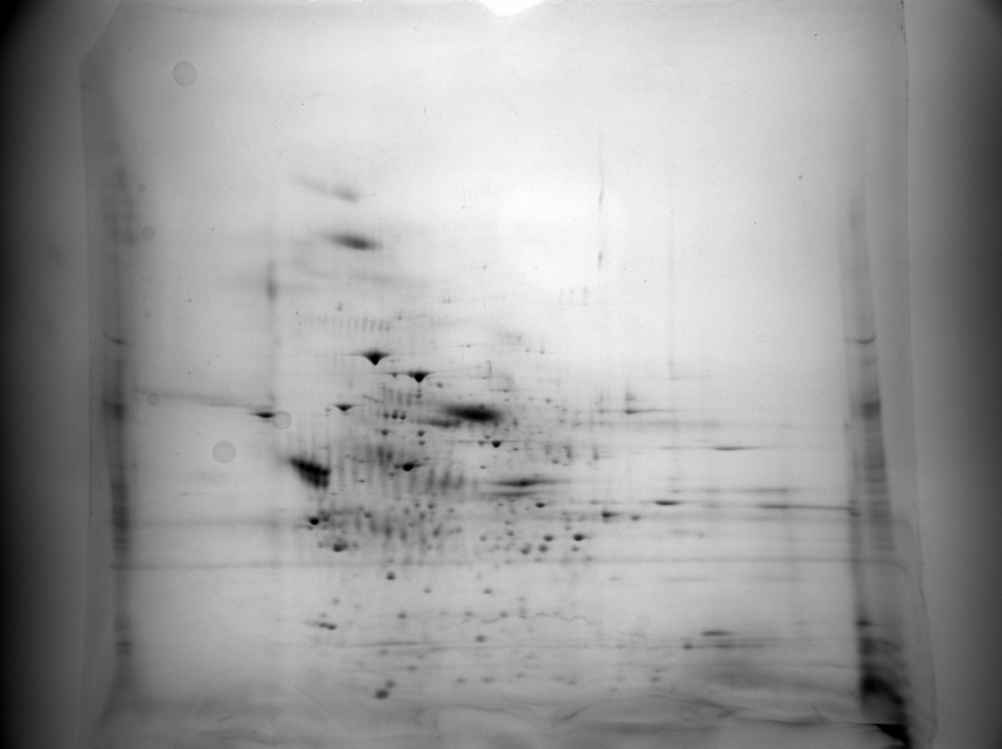
#> input picture tests/enumerated/2.jpg, 6008 x 4489 px, found by its file name (shown at 1/6 size)
$ jupyter execute --allow-errors '2. Training and Detection.ipynb'   (shell and % lines are left out)   (text cells are left out)
#> lines starting #> are read from the running program, lines starting #| are printed output that depends on the picture; after the words box and inside, x2 and y2 are one past the last pixel; in counts of white or black regions, pixels touching at a corner belong together
[cell 1]
import os

[cell 2]
CUSTOM_MODEL_NAME = 'my_ssd_mobnet'
PRETRAINED_MODEL_NAME = 'ssd_mobilenet_v2_fpnlite_320x320_coco17_tpu-8'
PRETRAINED_MODEL_URL = 'http://download.tensorflow.org/models/object_detection/tf2/20200711/ssd_mobilenet_v2_fpnlite_320x320_coco17_tpu-8.tar.gz'
TF_RECORD_SCRIPT_NAME = 'generate_tfrecord.py'
LABEL_MAP_NAME = 'label_map.pbtxt'

[cell 3]
paths = {
    'WORKSPACE_PATH': os.path.join('Tensorflow', 'workspace'),
    'SCRIPTS_PATH': os.path.join('Tensorflow','scripts'),
    'APIMODEL_PATH': os.path.join('Tensorflow','models'),
    'ANNOTATION_PATH': os.path.join('Tensorflow', 'workspace','annotations'),
    'IMAGE_PATH': os.path.join('Tensorflow', 'workspace','images'),
    'MODEL_PATH': os.path.join('Tensorflow', 'workspace','models'),
    'PRETRAINED_MODEL_PATH': os.path.join('Tensorflow', 'workspace','pre-trained-models'),
    'CHECKPOINT_PATH': os.path.join('Tensorflow', 'workspace','models',CUSTOM_MODEL_NAME),
    'OUTPUT_PATH': os.path.join('Tensorflow', 'workspace','models',CUSTOM_MODEL_NAME, 'export'),
    'TFJS_PATH':os.path.join('Tensorflow', 'workspace','models',CUSTOM_MODEL_NAME, 'tfjsexport'),
    'TFLITE_PATH':os.path.join('Tensorflow', 'workspace','models',CUSTOM_MODEL_NAME, 'tfliteexport'),
    'PROTOC_PATH':os.path.join('Tensorflow','protoc')
 }

[cell 4]
files = {
    'PIPELINE_CONFIG':os.path.join('Tensorflow', 'workspace','models', CUSTOM_MODEL_NAME, 'pipeline.config'),
    'TF_RECORD_SCRIPT': os.path.join(paths['SCRIPTS_PATH'], TF_RECORD_SCRIPT_NAME),
    'LABELMAP': os.path.join(paths['ANNOTATION_PATH'], LABEL_MAP_NAME)
}

[cell 5]
for path in paths.values():
    if not os.path.exists(path):
        if os.name == 'posix':
            !mkdir -p {path}
        if os.name == 'nt':
            !mkdir {path}

[cell 6]
# https://www.tensorflow.org/install/source_windows

[cell 7]
if os.name=='nt':
    !pip install wget

[cell 8]
if os.name=='nt':
    import wget

[cell 9]
if not os.path.exists(os.path.join(paths['APIMODEL_PATH'], 'research', 'object_detection')):
    !git clone https://github.com/tensorflow/models {paths['APIMODEL_PATH']}

[cell 10]
# Install Tensorflow Object Detection
if os.name=='posix':
    !apt-get install protobuf-compiler
    !cd Tensorflow/models/research && protoc object_detection/protos/*.proto --python_out=. && cp object_detection/packages/tf2/setup.py . && python -m pip install .

if os.name=='nt':

    print("nt")
    url="https://github.com/protocolbuffers/protobuf/releases/download/v25.1/protoc-25.1-win64.zip"
    wget.download(url)
    print("downloaded")
    !move protoc-25.1-win64.zip {paths['PROTOC_PATH']}
    print("moved")
    !cd {paths['PROTOC_PATH']} && tar -xf protoc-25.1-win64.zip
    print("tared")
    !pip install sacrebleu
    os.environ['PATH'] += os.pathsep + os.path.abspath(os.path.join(paths['PROTOC_PATH'], 'bin'))
    !cd Tensorflow/models/research && protoc object_detection/protos/*.proto --python_out=. && copy object_detection\\packages\\tf2\\setup.py setup.py && python setup.py build && python setup.py install
    print("cd done !")

[cell 11]
!cd Tensorflow/models/research/slim && pip install -e .

#> (a cell that did not finish here is left out)

[cell 13]
VERIFICATION_SCRIPT = os.path.join(paths['APIMODEL_PATH'], 'research', 'object_detection', 'builders', 'model_builder_tf2_test.py')
# Verify Installation

[cell 14]
import object_detection

[cell 15]
if os.name =='posix':
    !wget {PRETRAINED_MODEL_URL}
    !mv {PRETRAINED_MODEL_NAME+'.tar.gz'} {paths['PRETRAINED_MODEL_PATH']}
    !cd {paths['PRETRAINED_MODEL_PATH']} && tar -zxvf {PRETRAINED_MODEL_NAME+'.tar.gz'}
if os.name == 'nt':
    wget.download(PRETRAINED_MODEL_URL)
    # print(f"move {PRETRAINED_MODEL_NAME+'.tar.gz'} {paths['PRETRAINED_MODEL_PATH']}")
    # print(f"cd {paths['PRETRAINED_MODEL_PATH']} && tar -zxvf {PRETRAINED_MODEL_NAME+'.tar.gz'}")

    !move {PRETRAINED_MODEL_NAME+'.tar.gz'} {paths['PRETRAINED_MODEL_PATH']}
    !cd {paths['PRETRAINED_MODEL_PATH']} && tar -zxvf {PRETRAINED_MODEL_NAME+'.tar.gz'}

[cell 16]
labels = [{'name':'protein', 'id':1}]

with open(files['LABELMAP'], 'w') as f:
    for label in labels:
        f.write('item { \n')
        f.write('\tname:\'{}\'\n'.format(label['name']))
        f.write('\tid:{}\n'.format(label['id']))
        f.write('}\n')

[cell 17]
# OPTIONAL IF RUNNING ON COLAB
ARCHIVE_FILES = os.path.join(paths['IMAGE_PATH'], 'archive.tar.gz')
if os.path.exists(ARCHIVE_FILES):
  !tar -zxvf {ARCHIVE_FILES}

[cell 18]
if not os.path.exists(files['TF_RECORD_SCRIPT']):
    !git clone https://github.com/nicknochnack/GenerateTFRecord {paths['SCRIPTS_PATH']}

[cell 19]
if os.name =='posix':
    !cp {os.path.join(paths['PRETRAINED_MODEL_PATH'], PRETRAINED_MODEL_NAME, 'pipeline.config')} {os.path.join(paths['CHECKPOINT_PATH'])}
if os.name == 'nt':
    !copy {os.path.join(paths['PRETRAINED_MODEL_PATH'], PRETRAINED_MODEL_NAME, 'pipeline.config')} {os.path.join(paths['CHECKPOINT_PATH'])}

[cell 20]
import tensorflow as tf
from object_detection.utils import config_util
from object_detection.protos import pipeline_pb2
from google.protobuf import text_format

#> (a cell that did not finish here is left out)

#> (a cell that did not finish here is left out)

#> (a cell that did not finish here is left out)

#> (a cell that did not finish here is left out)

#> (a cell that did not finish here is left out)

[cell 26]
TRAINING_SCRIPT = os.path.join(paths['APIMODEL_PATH'], 'research', 'object_detection', 'model_main_tf2.py')

[cell 27]
command = "python {} --model_dir={} --pipeline_config_path={} --num_train_steps=5000".format(TRAINING_SCRIPT, paths['CHECKPOINT_PATH'],files['PIPELINE_CONFIG'])

[cell 28]
print(command)

[cell 29]
command = "python {} --model_dir={} --pipeline_config_path={} --checkpoint_dir={}".format(TRAINING_SCRIPT, paths['CHECKPOINT_PATH'],files['PIPELINE_CONFIG'], paths['CHECKPOINT_PATH'])

[cell 30]
print(command)

[cell 31]
import os
import tensorflow as tf
from object_detection.utils import label_map_util
from object_detection.utils import visualization_utils as viz_utils
from object_detection.builders import model_builder
from object_detection.utils import config_util

#> (a cell that did not finish here is left out)

[cell 33]
import cv2
import numpy as np
from matplotlib import pyplot as plt
from PIL import Image

#> (a cell that did not finish here is left out)

[cell 35]
IMAGE_PATH = os.path.join(paths['IMAGE_PATH'], 'test', '2.jpg')

[cell 36]
img = cv2.imread(IMAGE_PATH)
#> img is the input picture: shape (4489, 6008, 3); min 0, max 255, mean 156.9
image_np = np.array(img)

#> (the rest of this cell did not finish here and is left out)

[cell 37]
from PIL import Image

image = Image.open(IMAGE_PATH)
crops_count_x, crops_count_y = 10, 10
crop_width, crop_height = image.width // crops_count_x, image.height // crops_count_y
#> crop_width = 600; crop_height = 448
def crop(crop_width, crop_height):
#> called with crop_width = 600, crop_height = 448
    images_map = []
    for y in range(crops_count_y):
        a = []
        for x in range(crops_count_x):
            # print(x, y)
            x_start, y_start = x * crop_width, y * crop_height
            a.append(image.crop((x_start, y_start, x_start + crop_width, y_start + crop_height)))
        images_map.append(a)
#> after the loop, images_map = 10 items
    return images_map
def pair(images_map):
    new_image = Image.new("RGB", image.size, (255, 255, 255))
    for y in range(crops_count_y):
        for x in range(crops_count_x):
            img = images_map[y][x]
            new_image.paste(img, (x * crop_width, y * crop_height))
    return new_image
images = crop(crop_width, crop_height)
#> images = 10 items
#> (the rest of this cell did not finish here and is left out)

[cell 38]
# Тестирование алгоритма фельштруднига

[cell 39]
import cv2 as cv
import numpy as np
from matplotlib import pyplot as plt
IMAGE_PATH = os.path.join(paths['IMAGE_PATH'], 'test', '1.jpg')

img = cv.imread(IMAGE_PATH, cv.IMREAD_GRAYSCALE)
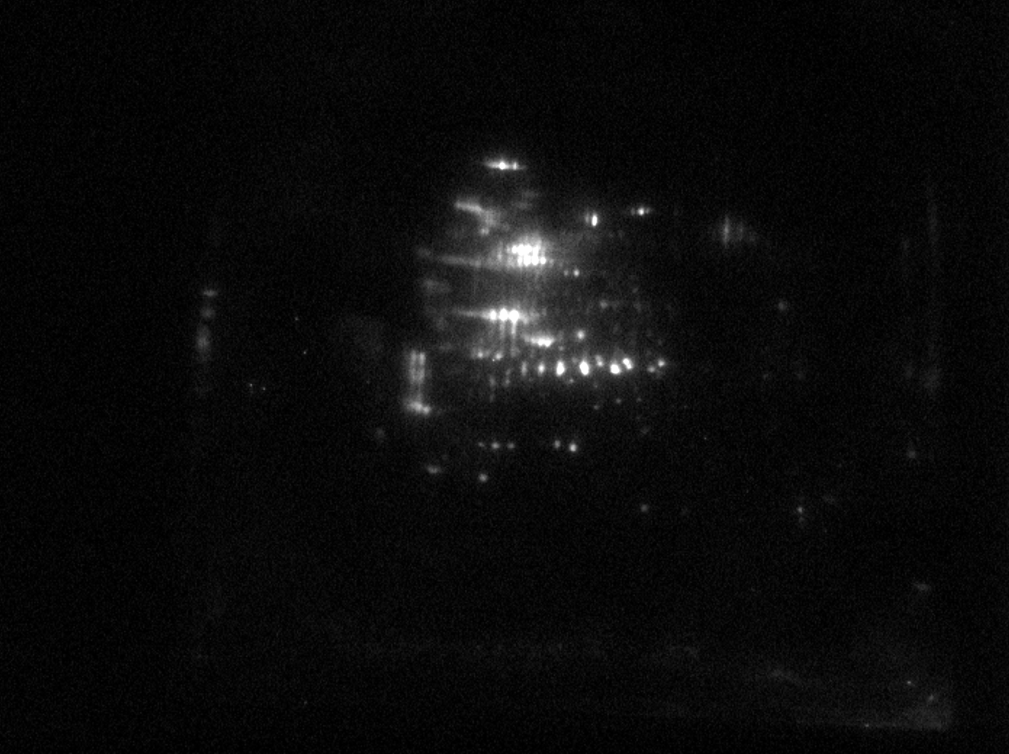
#> input picture tests/enumerated/1.jpg, 6052 x 4521 px, found by its file name (shown at 1/6 size)
#> img is the input picture: shape (4521, 6052); min 0, max 255, mean 10.7
assert img is not None, "file could not be read, check with os.path.exists()"
ret,thresh1 = cv.threshold(img,127,255,cv.THRESH_BINARY)
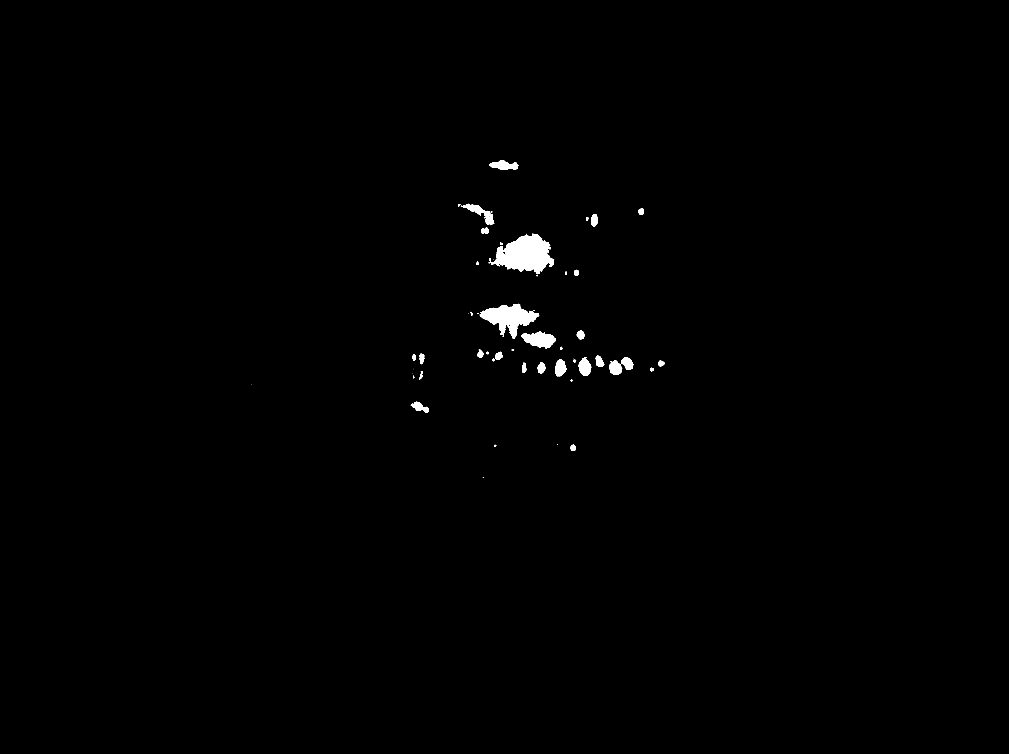
#> thresh1: shape (4521, 6052) (shown at 1/6 size); 0.57% white; 63 white regions (17 under 20 px), largest, box (x1, y1, x2, y2) and area: (2963, 1403, 3325, 1645) 53418, (2879, 1823, 3235, 2034) 33902, (3130, 1990, 3335, 2090) 12583
ret,thresh2 = cv.threshold(img,127,255,cv.THRESH_BINARY_INV)
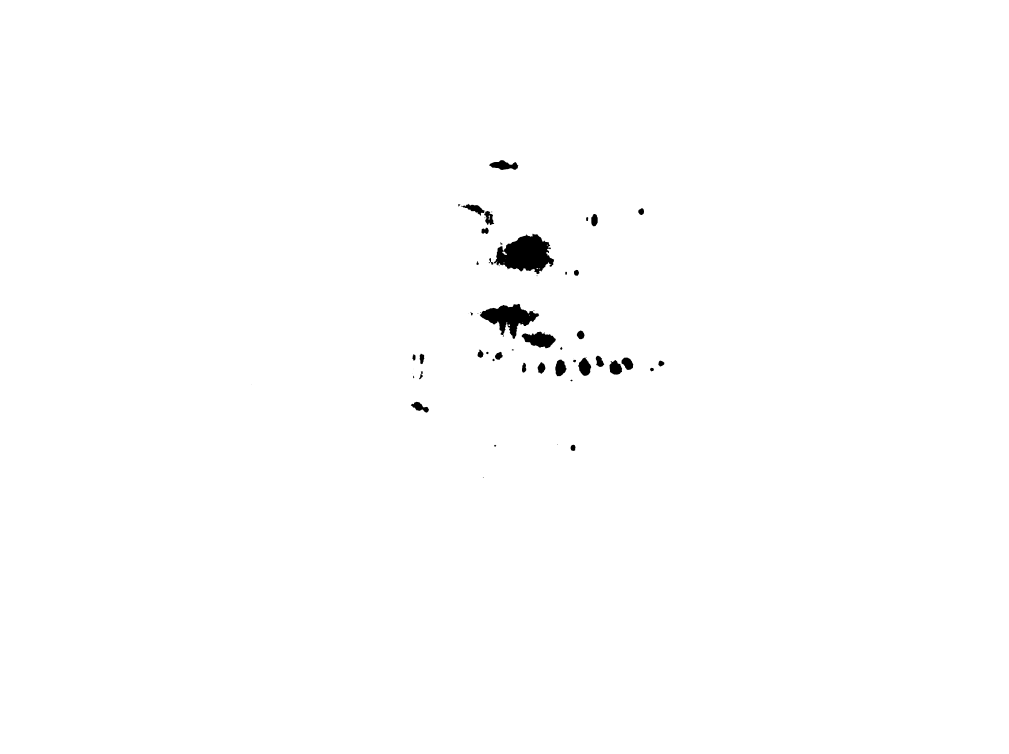
#> thresh2: shape (4521, 6052) (shown at 1/6 size); 99.4% white; 63 black regions (17 under 20 px), largest, box (x1, y1, x2, y2) and area: (2963, 1403, 3325, 1645) 53418, (2879, 1823, 3235, 2034) 33902, (3130, 1990, 3335, 2090) 12583
ret,thresh3 = cv.threshold(img,127,255,cv.THRESH_TRUNC)
ret,thresh4 = cv.threshold(img,127,255,cv.THRESH_TOZERO)
ret,thresh5 = cv.threshold(img,127,255,cv.THRESH_TOZERO_INV)
titles = ['Original Image','BINARY','BINARY_INV','TRUNC','TOZERO','TOZERO_INV']
images = [img, thresh1, thresh2, thresh3, thresh4, thresh5]
for i in range(6):
    plt.subplot(2,3,i+1),plt.imshow(images[i],'gray',vmin=0,vmax=255)
    plt.title(titles[i])
    plt.xticks([]),plt.yticks([])
plt.show()
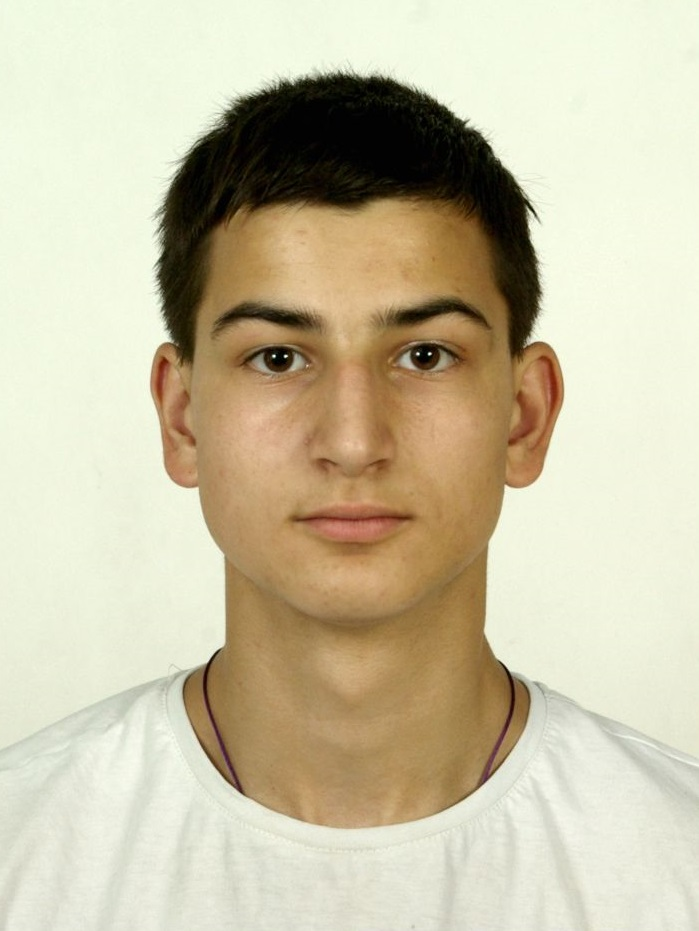
#> input picture tests/d.jpg, 699 x 931 px, given in place of the camera
#> further down, frame is the input picture: shape (931, 699, 3); mean B, G, R 166.3, 193.6, 201.8

[cell 40]
cap = cv2.VideoCapture(0)
width = int(cap.get(cv2.CAP_PROP_FRAME_WIDTH))
height = int(cap.get(cv2.CAP_PROP_FRAME_HEIGHT))

#> (the rest of this cell did not finish here and is left out)
